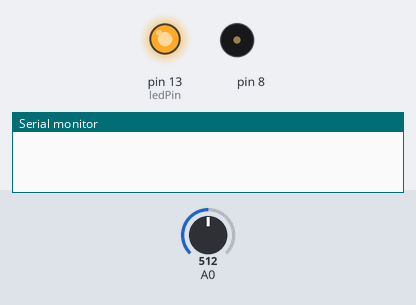
The sketch below on a simulated Arduino Uno, built with avr-gcc and run on an emulated ATmega328P. Parts: output pins drawn as LEDs (lit = HIGH), buzzer (waves = sounding), the last lines printed to the serial monitor. The inputs (shaded band) are chosen by the test bench; at power-on: A0 = 512.

Above: at 0.1 s.
At 6.2 s:
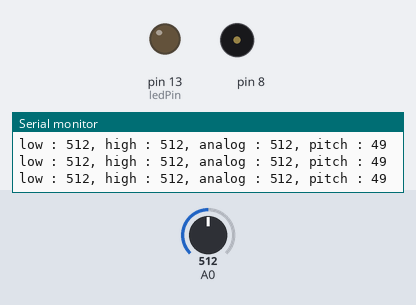
6.3 s: A0 set to 109
At 7.4 s:
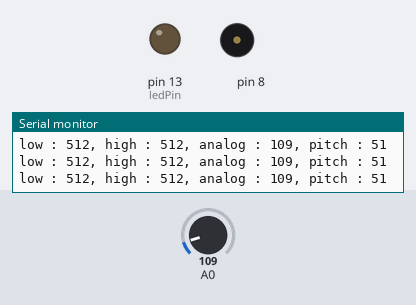
9.3 s: A0 set to 93
18.3 s: A0 set to 122
Timing chart, 0 to 76.8 s (numbered marks = the images above; inputs shaded):
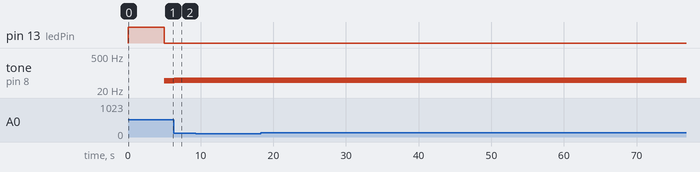

The sketch:

BrightTelmin.ino
```cpp
int sensorValue;
int sensorLow = 1023;
int sensorHigh = 0;

const int ledPin = 13;

void setup() {
  Serial.begin(9600);

  pinMode(ledPin, OUTPUT);
  digitalWrite(ledPin, HIGH);

  while(millis() < 5000) {
    sensorValue = analogRead(A0);

    if(sensorValue > sensorHigh) {
      sensorHigh = sensorValue;
    }
    if(sensorValue < sensorLow) {
      sensorLow = sensorValue;
    }
  }

  digitalWrite(ledPin, LOW);
}

void loop() {
  sensorValue = analogRead(A0);

  int pitch = map(sensorValue, sensorLow, sensorHigh, 50, 4000);

  Serial.print("low : ");
  Serial.print(sensorLow);
  Serial.print(", high : ");
  Serial.print(sensorHigh);
  Serial.print(", analog : ");
  Serial.print(sensorValue);
  Serial.print(", pitch : ");
  Serial.println(pitch);

  tone(8, pitch, 20);
  delay(10);

}
```

Measured:
- by itself, tone on pin 8: alternates 51 Hz for 0.02 s and silent for 0.03 s
